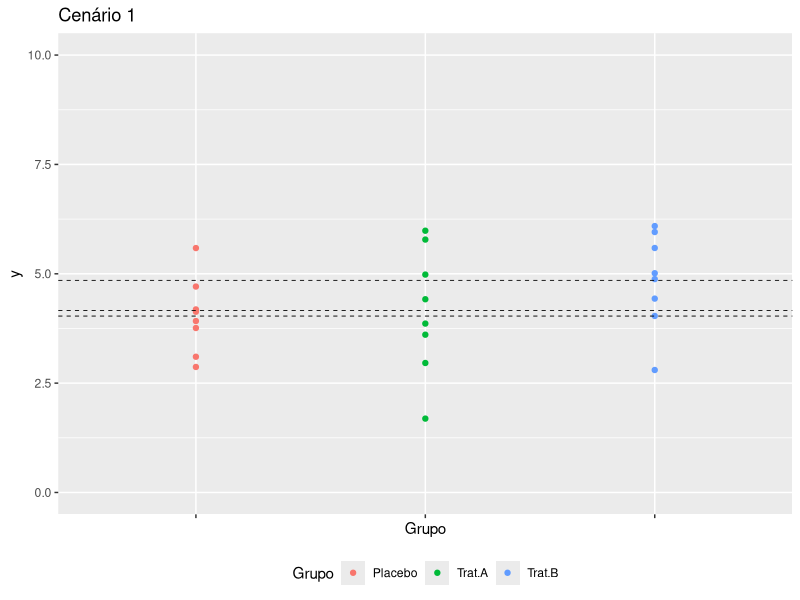
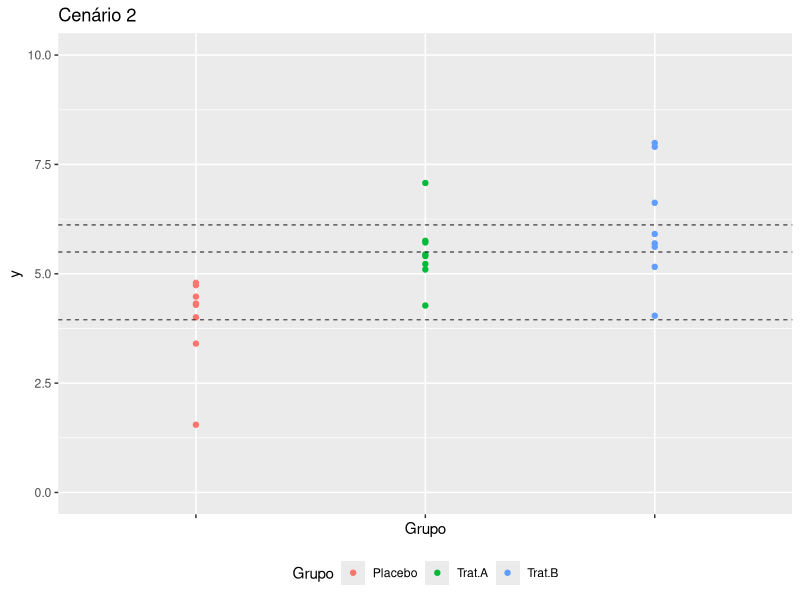
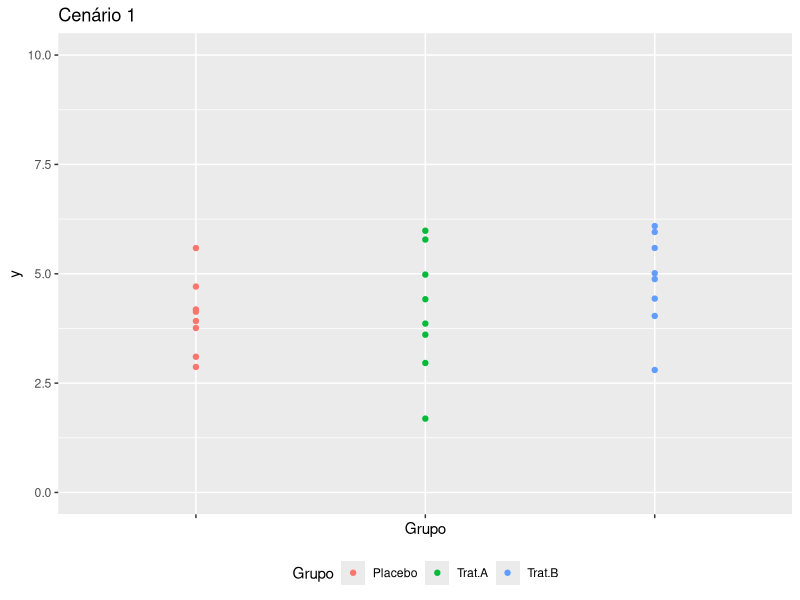
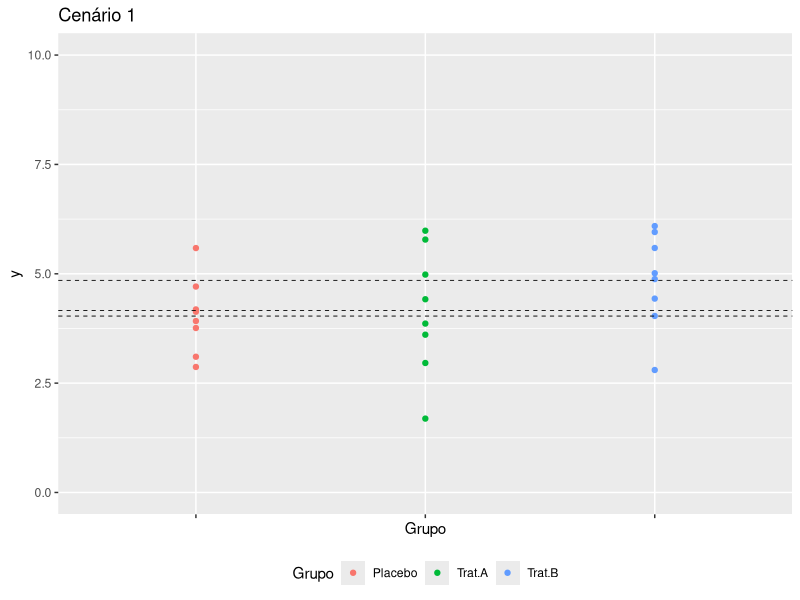
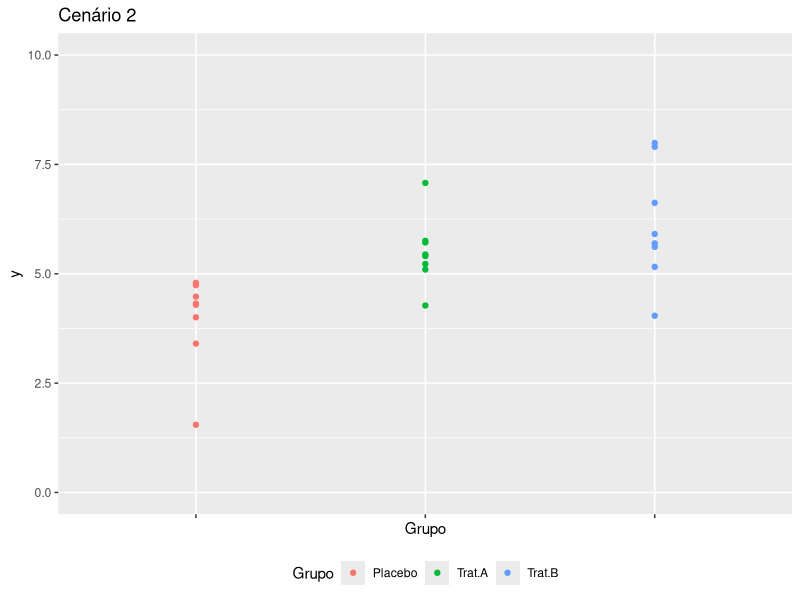
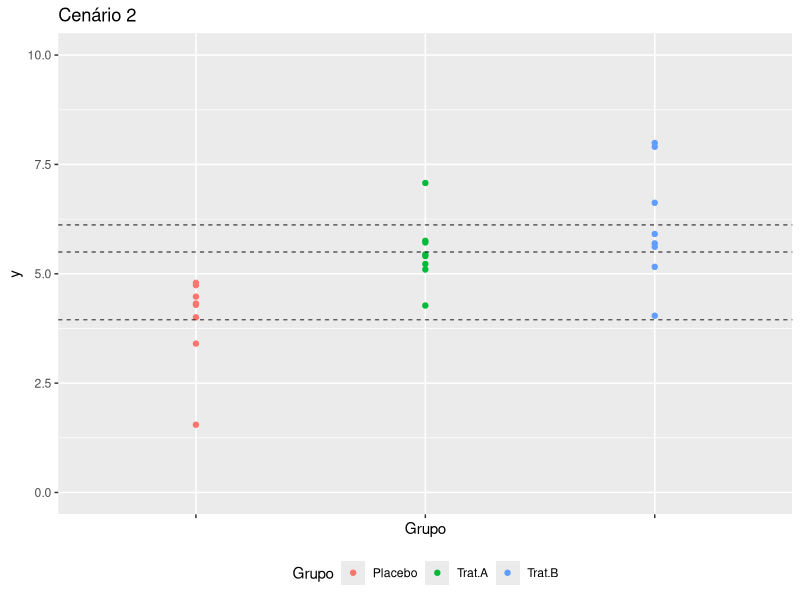

Reproduce these figures in R, in order.
set.seed(2)
library(ggplot2)
library(tidyr)
cenario1 <- data.frame(Placebo = rnorm(8, 4, 1), Trat.A = rnorm(8, 4, 1), Trat.B = rnorm(8, 4, 1))
cenario1.long <- gather(cenario1, Grupo, y)

format.pval(with(cenario1, t.test(Placebo, Trat.A, var.equal = T)$p.value), scientific = F, digits = 4, eps = 1e-4)
format.pval(with(cenario1, t.test(Placebo, Trat.B, var.equal = T)$p.value), scientific = F, digits = 4, eps = 1e-4)
format.pval(with(cenario1, t.test(Trat.A, Trat.B, var.equal = T)$p.value), scientific = F, digits = 4, eps = 1e-4)

baseplot <- ggplot(cenario1.long, aes(Grupo, y, col = Grupo)) +
  geom_point() +
  scale_x_discrete(labels = NULL) +
  scale_y_continuous(limits = c(0,10)) +
  ggtitle("Cenário 1") +
  theme(legend.position = "bottom")
ggsave("Aulas/Topicos_adv/cenario1.png")

baseplot +
  geom_hline(yintercept = apply(cenario1, 2, mean), lty = 2, lwd = .3)
ggsave("Aulas/Topicos_adv/cenario1_medias.png")

cenario2 <- data.frame(Placebo = rnorm(8, 4, 1), Trat.A = rnorm(8, 6, 1), Trat.B = rnorm(8, 6, 1))
cenario2.long <- gather(cenario2, Grupo, y)

format.pval(with(cenario2, t.test(Placebo, Trat.A, var.equal = T)$p.value), scientific = F, digits = 4, eps = 1e-4)
format.pval(with(cenario2, t.test(Placebo, Trat.B, var.equal = T)$p.value), scientific = F, digits = 4, eps = 1e-4)
format.pval(with(cenario2, t.test(Trat.A, Trat.B, var.equal = T)$p.value), scientific = F, digits = 4, eps = 1e-4)

baseplot2 <- ggplot(cenario2.long, aes(Grupo, y, col = Grupo)) +
  geom_point() +
  scale_x_discrete(labels = NULL) +
  scale_y_continuous(limits = c(0,10)) +
  ggtitle("Cenário 2") +
  theme(legend.position = "bottom")
ggsave("Aulas/Topicos_adv/cenario2.png")

baseplot2 +
  geom_hline(yintercept = apply(cenario2, 2, mean), lty = 2, lwd = .3)
ggsave("Aulas/Topicos_adv/cenario2_medias.png")

anova1 <- aov(y ~ Grupo, cenario1.long)
anova2 <- aov(y ~ Grupo, cenario2.long)

anova1.p.bonf <- with(cenario1.long, pairwise.t.test(y, Grupo, p.adjust.method = "bonf"))
anova2.p.bonf <- with(cenario2.long, pairwise.t.test(y, Grupo, p.adjust.method = "bonf"))
anova1.p.tukey <- TukeyHSD(anova1)
anova2.p.tukey <- TukeyHSD(anova2)

# format.pval(la$p.value, scientific =F, eps = 1e-4, digits = 4)
# format.pval(la$p.value, scientific =F, eps = 1e-4, digits = 4)